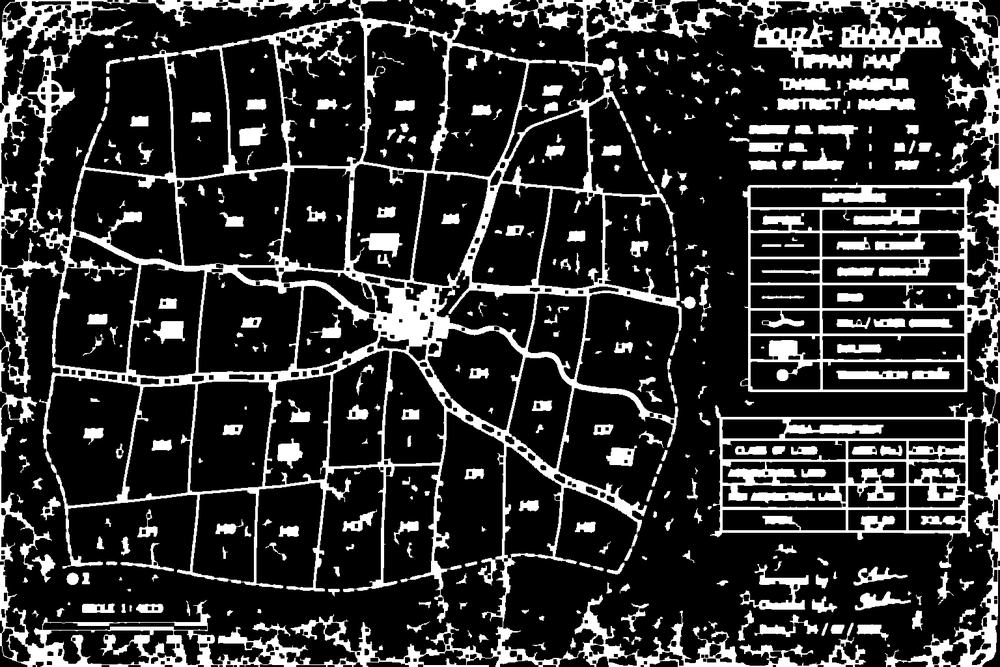
#> input picture data/processed/test_map_boundaries.png, 1000 x 667 px, shrunk from 1536 x 1024 before the run, found by its file name
$ python filter_boundaries.py
#> lines starting #> are read from the running program, lines starting #| are printed output that depends on the picture; after the words box and inside, x2 and y2 are one past the last pixel; in counts of white or black regions, pixels touching at a corner belong together
from pathlib import Path
import cv2


def filter_boundaries(input_path: str, output_path: str) -> None:
    """Remove small noise and keep significant map boundaries."""
#> called with input_path = 'data/processed/test_map_boundaries.png'

    input_file = Path(input_path)
    output_file = Path(output_path)

    if not input_file.exists():
        raise FileNotFoundError(f"Input file not found: {input_file}")

    image = cv2.imread(str(input_file), cv2.IMREAD_GRAYSCALE)
#> image is the input picture: shape (667, 1000); min 0, max 255, mean 50.4

    if image is None:
        raise ValueError(f"Could not read image: {input_file}")

    # Remove tiny isolated components
    num_labels, labels, stats, _ = cv2.connectedComponentsWithStats(
        image,
        connectivity=8
    )
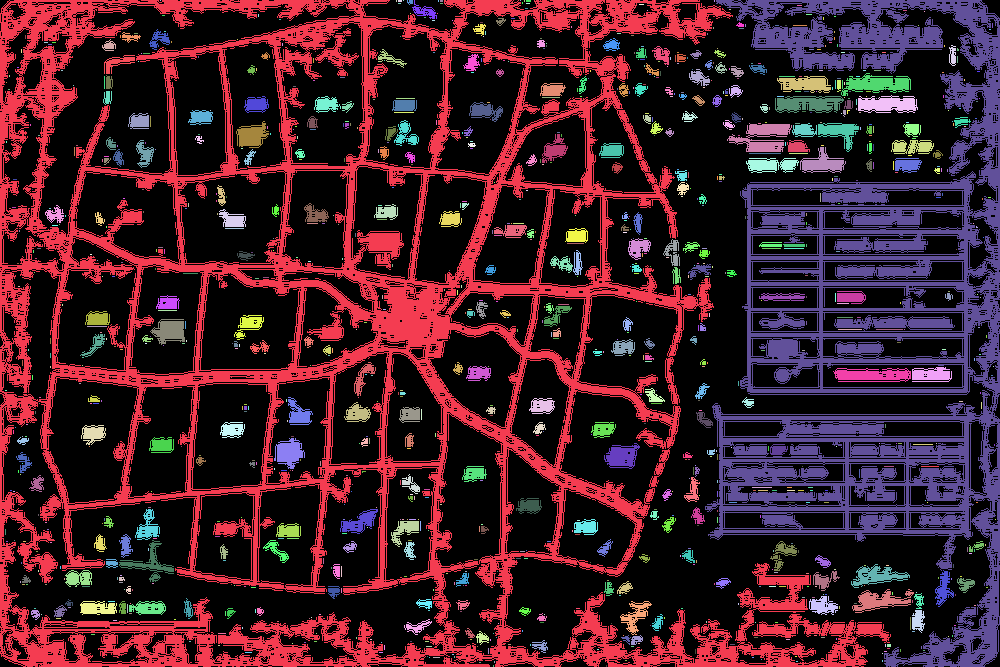
#> labels: shape (667, 1000) int32; 1080 distinct labels, from 0 to 1079; one colour per label, 0 black
#> num_labels = 1080; stats = 1080 rows, first 6: [0, 0, 1000, 667, 435511], [0, 0, 891, 667, 124473], [160, 0, 1, 1, 1], [396, 0, 1, 2, 2], [398, 0, 4, 2, 8], [403, 0, 1, 1, 1]

    filtered = image.copy()
    filtered[:] = 0
#> filtered: shape (667, 1000); every value is 0

    # Keep components large enough to represent meaningful map lines
    min_area = 150

    for label in range(1, num_labels):
        area = stats[label, cv2.CC_STAT_AREA]

        if area >= min_area:
            filtered[labels == label] = 255
#> this loop made 1079 passes
#> area on passes 1, 6, 7: 124473, 21, 178
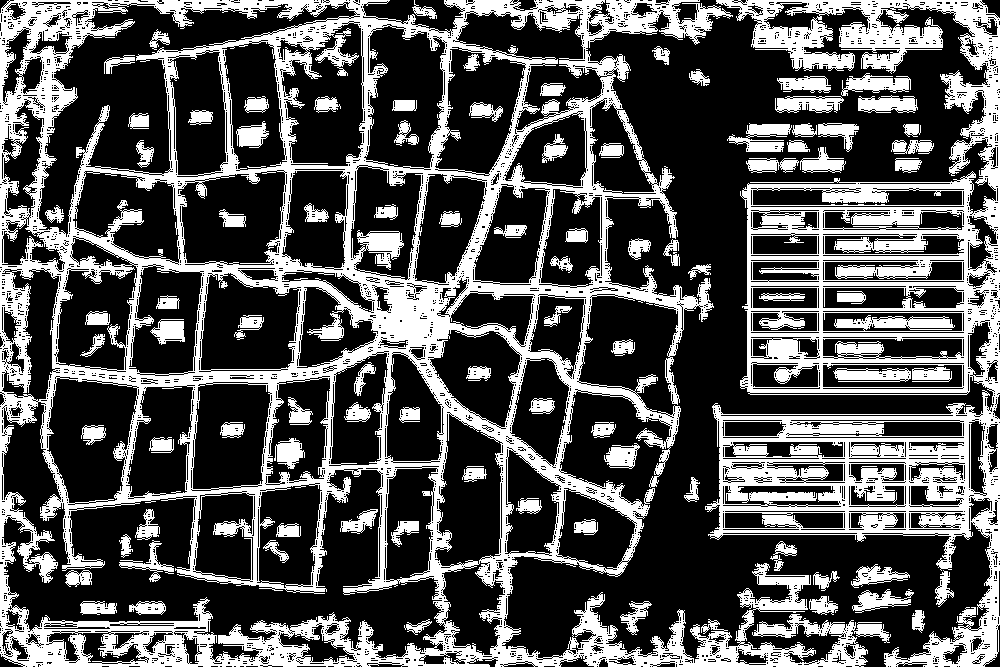
#> filtered: shape (667, 1000); 32.6% white; 90 white regions, largest, box (x1, y1, x2, y2) and area: (0, 0, 891, 667) 124473, (705, 0, 1000, 667) 63420, (727, 123, 792, 152) 991

    # Connect small gaps in boundary lines
    kernel = cv2.getStructuringElement(
        cv2.MORPH_RECT,
        (5, 5)
    )

    filtered = cv2.morphologyEx(
        filtered,
        cv2.MORPH_CLOSE,
        kernel,
        iterations=1
    )
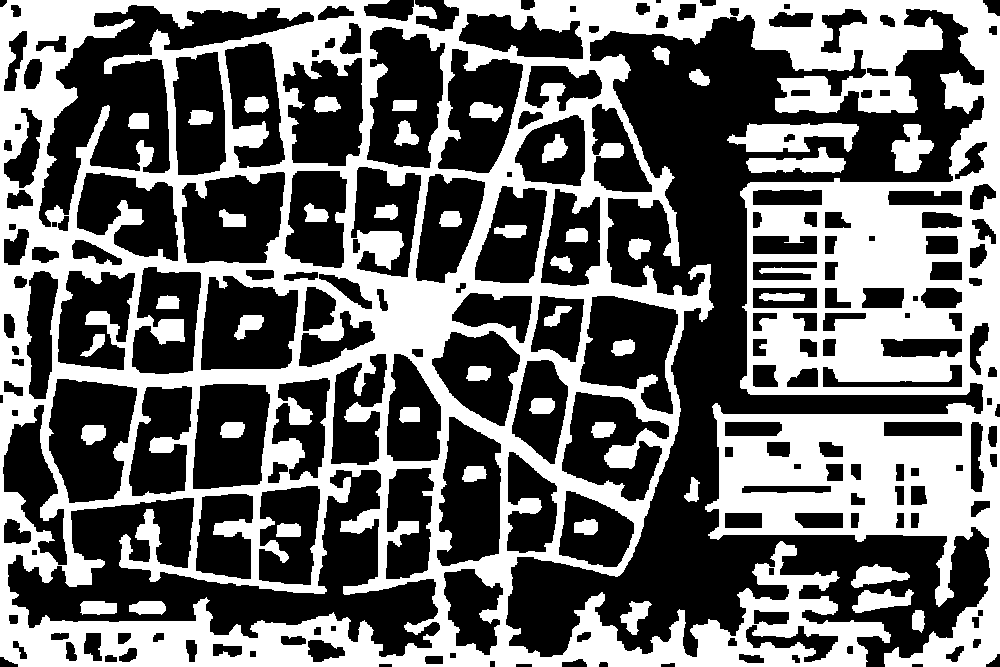
#> filtered: shape (667, 1000); 42.3% white; 44 white regions, largest, box (x1, y1, x2, y2) and area: (0, 0, 1000, 667) 263270, (727, 123, 859, 152) 2488, (746, 147, 846, 173) 1387

    output_file.parent.mkdir(parents=True, exist_ok=True)

    if not cv2.imwrite(str(output_file), filtered):
        raise IOError(f"Could not save filtered boundaries: {output_file}")

    print(f"Filtered boundaries saved to: {output_file}")


if __name__ == "__main__":
    filter_boundaries(
        "data/processed/test_map_boundaries.png",
        "data/processed/test_map_boundaries_filtered.png"
    )
